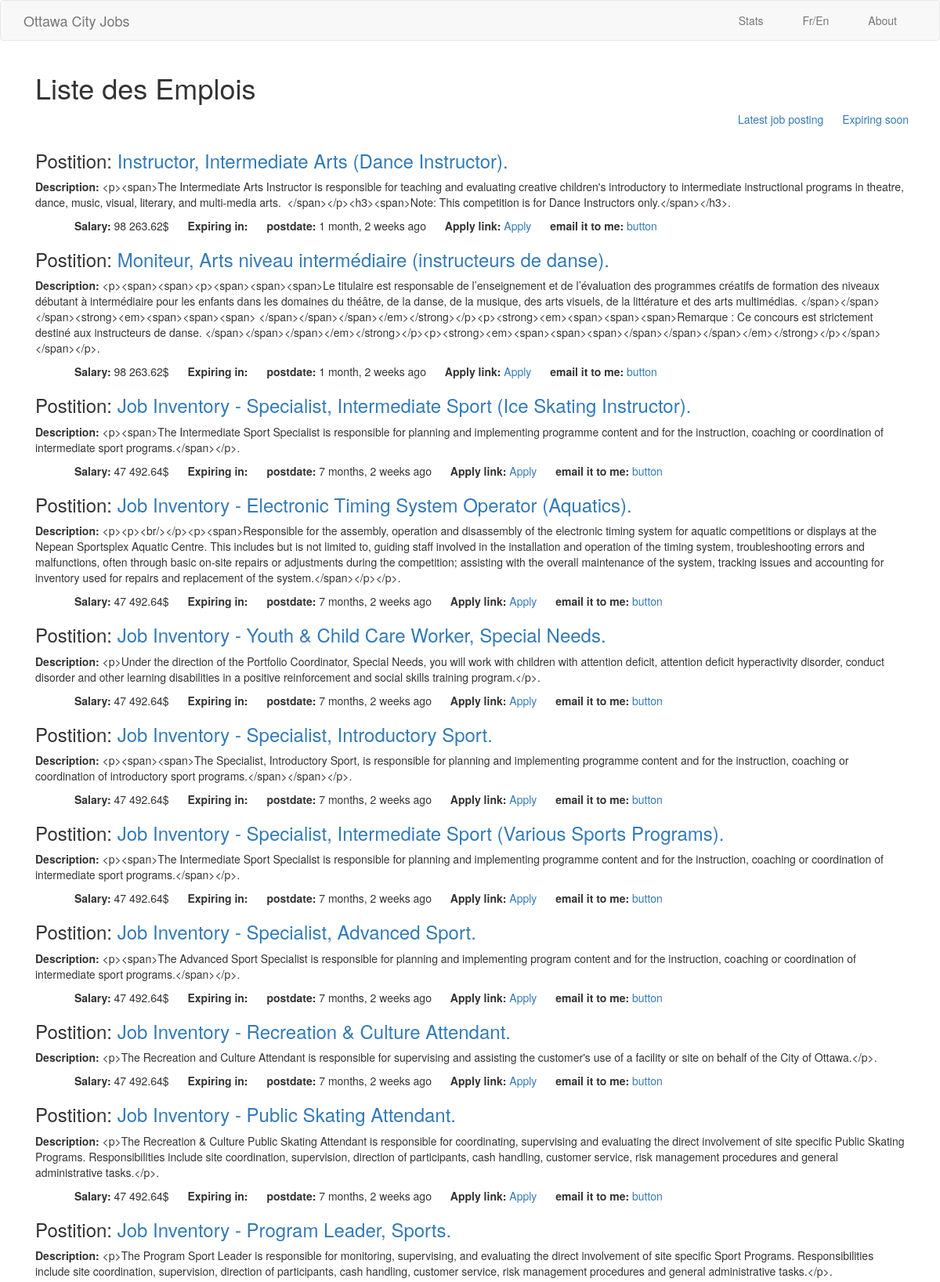
Page /emplois/expiring (upper part) on the committed database.
### emplois/models.py (models this page shows, shortened)
@python_2_unicode_compatible
class Job(models.Model):
    FRENCH = 'FR'
    ENGLISH = 'EN'
    LANGUAGE_CHOICE = (
            (FRENCH, 'Francais'),
            (ENGLISH, 'English'),
            )
    joburl = models.URLField(max_length=250, blank=True, null=True)
    expirydate = models.DateField(auto_now=True, blank=True, null=True)
    salarymax = models.CharField(max_length=40, blank=True, null=True)
    name = models.CharField(max_length=40, blank=True, null=True)
    language = models.CharField(max_length=2, choices=LANGUAGE_CHOICE, default=ENGLISH)
    position = models.CharField(max_length=150, blank=True, null=True)
    jobref = models.CharField(max_length=30, unique=True, blank=True, null=True)
    job_summary = models.TextField(blank=True, null=True)
    pub_date = models.DateTimeField(auto_now=True, blank=True, null=True)
    timestamps = models.DateTimeField(auto_now_add=True, blank=True)

### emplois/views.py (the view)
class ExpiringSoonView(generic.ListView):
    template_name='emplois/expire.html'
    context_object_name='latest_jobs_list'
    def get_queryset(self):
       return Job.objects.order_by('-expirydate')

### emplois/templates/emplois/expire.html
{% extends "base.html" %}
{% load humanize %}
{% load analytical %}
	{% block content %}
	<h1>Liste des Emplois</h1>
	<div class="row text-right">
		<ul>
			<li><a href="{% url 'emplois:latest' %}">Latest job posting</a></li>
			<li><a href="{% url 'emplois:expire' %}">Expiring soon</a></li>
		</ul>
	</div>
	{% for emploi in latest_jobs_list %}
		<h3>Postition: <a href="{% url 'emplois:detail' emploi.id %}">{{ emploi.position }}.</a></h3>
		<p><strong>Description: </strong>{{ emploi.job_summary }}.</p>
		<ul>
			<li><strong>Salary: </strong>{{ emploi.salarymax | intcomma }}$</li>
			<li><strong>Expiring in: </strong>{{ emploi.expiredate | naturaltime}}</li>
			<li><strong>postdate: </strong> {{ emploi.pub_date| naturaltime }}</li>
			<li><strong>Apply link: </strong> <a href="{{ emploi.job_url }}" target="_blank">Apply</a></li>
			<li><strong>email it to me: </strong> <a href="#">button</a></li>
		</ul>
	{% endfor %}
	{% endblock %}

### emplois/templates/base.html (style rules this page uses)
ul li { display: inline; list-style: none; padding-left: 10px; padding-right: 10px; }

### rows in the picture
Job: position "Instructor, Intermediate Arts (Dance Instructor)", job_summary "<p><span>The Intermediate Arts Instructor is responsible for teaching and evaluating creative children's introductory to intermediate instructional programs in theatre, dance, music, visual, literary, and multi-media arts. </span></p><h3><span>Note: This competition is for Dance Instructors only.</span></h3>", salarymax "98 263.62", pub_date "1 month, 2 weeks ago"
Job: position "Moniteur, Arts niveau intermédiaire (instructeurs de danse)", job_summary "<p><span><span><p><span><span><span>Le titulaire est responsable de l’enseignement et de l’évaluation des programmes créatifs de formation des niveaux débutant à intermédiaire pour les enfants dans les domaines du théâtre, de la danse, de la musique, des arts visuels, de la littérature et des arts multimédias. </span></span></span><strong><em><span><span><span> </span></span></span></em></strong></p><p><strong><em><span><span><span>Remarque : Ce concours est strictement destiné aux instructeurs de danse. </span></span></span></em></strong></p><p><strong><em><span><span><span></span></span></span></em></strong></p></span></span></p>", salarymax "98 263.62", pub_date "1 month, 2 weeks ago"
Job: position "Job Inventory - Specialist, Intermediate Sport (Ice Skating Instructor)", job_summary "<p><span>The Intermediate Sport Specialist is responsible for planning and implementing programme content and for the instruction, coaching or coordination of intermediate sport programs.</span></p>", salarymax "47 492.64", pub_date "7 months, 2 weeks ago"
Job: position "Job Inventory - Electronic Timing System Operator (Aquatics)", job_summary "<p><p><br/></p><p><span>Responsible for the assembly, operation and disassembly of the electronic timing system for aquatic competitions or displays at the Nepean Sportsplex Aquatic Centre. This includes but is not limited to, guiding staff involved in the installation and operation of the timing system, troubleshooting errors and malfunctions, often through basic on-site repairs or adjustments during the competition; assisting with the overall maintenance of the system, tracking issues and accounting for inventory used for repairs and replacement of the system.</span></p></p>", salarymax "47 492.64", pub_date "7 months, 2 weeks ago"
Job: position "Job Inventory - Youth & Child Care Worker, Special Needs", job_summary "<p>Under the direction of the Portfolio Coordinator, Special Needs, you will work with children with attention deficit, attention deficit hyperactivity disorder, conduct disorder and other learning disabilities in a positive reinforcement and social skills training program.</p>", salarymax "47 492.64", pub_date "7 months, 2 weeks ago"
Job: position "Job Inventory - Specialist, Introductory Sport", job_summary "<p><span><span>The Specialist, Introductory Sport, is responsible for planning and implementing programme content and for the instruction, coaching or coordination of introductory sport programs.</span></span></p>", salarymax "47 492.64", pub_date "7 months, 2 weeks ago"
Job: position "Job Inventory - Specialist, Intermediate Sport (Various Sports Programs)", job_summary "<p><span>The Intermediate Sport Specialist is responsible for planning and implementing programme content and for the instruction, coaching or coordination of intermediate sport programs.</span></p>", salarymax "47 492.64", pub_date "7 months, 2 weeks ago"
Job: position "Job Inventory - Specialist, Advanced Sport", job_summary "<p><span>The Advanced Sport Specialist is responsible for planning and implementing program content and for the instruction, coaching or coordination of intermediate sport programs.</span></p>", salarymax "47 492.64", pub_date "7 months, 2 weeks ago"
Job: position "Job Inventory - Recreation & Culture Attendant", job_summary "<p>The Recreation and Culture Attendant is responsible for supervising and assisting the customer's use of a facility or site on behalf of the City of Ottawa.</p>", salarymax "47 492.64", pub_date "7 months, 2 weeks ago"
Job: position "Job Inventory - Public Skating Attendant", job_summary "<p>The Recreation & Culture Public Skating Attendant is responsible for coordinating, supervising and evaluating the direct involvement of site specific Public Skating Programs. Responsibilities include site coordination, supervision, direction of participants, cash handling, customer service, risk management procedures and general administrative tasks.</p>", salarymax "47 492.64", pub_date "7 months, 2 weeks ago"
Job: position "Job Inventory - Program Leader, Sports", job_summary "<p>The Program Sport Leader is responsible for monitoring, supervising, and evaluating the direct involvement of site specific Sport Programs. Responsibilities include site coordination, supervision, direction of participants, cash handling, customer service, risk management procedures and general administrative tasks.</p>"
